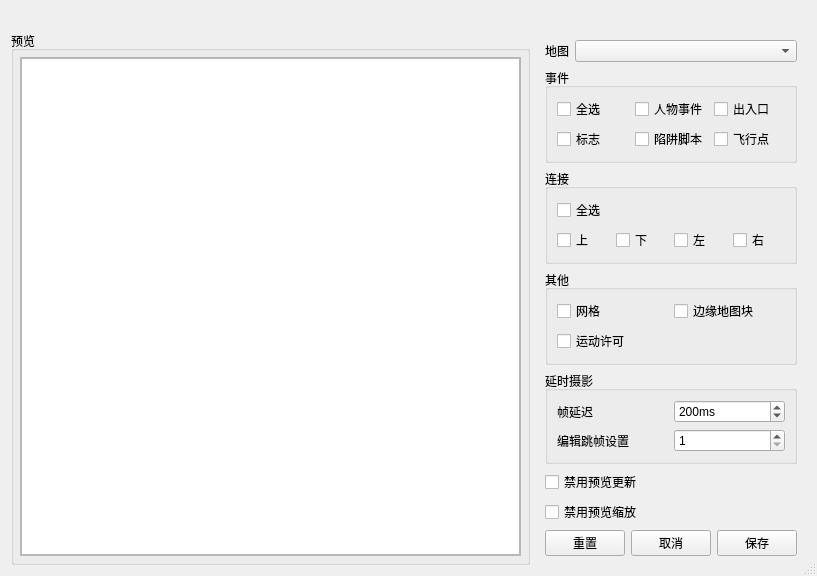
<?xml version="1.0" encoding="UTF-8"?>
<ui version="4.0">
 <class>MapImageExporter</class>
 <widget class="QDialog" name="MapImageExporter">
  <property name="geometry">
   <rect>
    <x>0</x>
    <y>0</y>
    <width>817</width>
    <height>556</height>
   </rect>
  </property>
  <property name="windowTitle">
   <string>导出地图图像</string>
  </property>
  <property name="sizeGripEnabled">
   <bool>true</bool>
  </property>
  <layout class="QGridLayout" name="gridLayout_4" columnstretch="2,1">
   <item row="1" column="1">
    <widget class="QFrame" name="frame_Options">
     <property name="sizePolicy">
      <sizepolicy hsizetype="Maximum" vsizetype="Preferred">
       <horstretch>0</horstretch>
       <verstretch>0</verstretch>
      </sizepolicy>
     </property>
     <property name="focusPolicy">
      <enum>Qt::FocusPolicy::ClickFocus</enum>
     </property>
     <layout class="QVBoxLayout" name="verticalLayout_Options">
      <item>
       <layout class="QFormLayout" name="formLayout">
        <item row="0" column="0">
         <widget class="QLabel" name="label_MapSelection">
          <property name="text">
           <string>地图</string>
          </property>
         </widget>
        </item>
        <item row="0" column="1">
         <widget class="NoScrollComboBox" name="comboBox_MapSelection">
          <property name="insertPolicy">
           <enum>QComboBox::InsertPolicy::NoInsert</enum>
          </property>
          <property name="sizeAdjustPolicy">
           <enum>QComboBox::SizeAdjustPolicy::AdjustToContents</enum>
          </property>
         </widget>
        </item>
       </layout>
      </item>
      <item>
       <widget class="QGroupBox" name="groupBox_Events">
        <property name="title">
         <string>事件</string>
        </property>
        <layout class="QGridLayout" name="gridLayout_2">
         <item row="0" column="0">
          <layout class="QGridLayout" name="gridLayout_Event_Options">
           <item row="1" column="1">
            <widget class="QCheckBox" name="checkBox_Triggers">
             <property name="text">
              <string>陷阱脚本</string>
             </property>
            </widget>
           </item>
           <item row="0" column="1">
            <widget class="QCheckBox" name="checkBox_Objects">
             <property name="text">
              <string>人物事件</string>
             </property>
            </widget>
           </item>
           <item row="1" column="2">
            <widget class="QCheckBox" name="checkBox_HealLocations">
             <property name="text">
              <string>飞行点</string>
             </property>
            </widget>
           </item>
           <item row="0" column="2">
            <widget class="QCheckBox" name="checkBox_Warps">
             <property name="text">
              <string>出入口</string>
             </property>
            </widget>
           </item>
           <item row="0" column="0">
            <widget class="QCheckBox" name="checkBox_AllEvents">
             <property name="text">
              <string>全选</string>
             </property>
            </widget>
           </item>
           <item row="1" column="0">
            <widget class="QCheckBox" name="checkBox_BGs">
             <property name="text">
              <string>标志</string>
             </property>
            </widget>
           </item>
          </layout>
         </item>
        </layout>
       </widget>
      </item>
      <item>
       <widget class="QGroupBox" name="groupBox_Connections">
        <property name="title">
         <string>连接</string>
        </property>
        <layout class="QGridLayout" name="gridLayout_3">
         <item row="0" column="0">
          <layout class="QGridLayout" name="gridLayout_Connection_Options">
           <item row="1" column="2">
            <widget class="QCheckBox" name="checkBox_ConnectionLeft">
             <property name="text">
              <string>左</string>
             </property>
            </widget>
           </item>
           <item row="1" column="0">
            <widget class="QCheckBox" name="checkBox_ConnectionUp">
             <property name="text">
              <string>上</string>
             </property>
            </widget>
           </item>
           <item row="1" column="3">
            <widget class="QCheckBox" name="checkBox_ConnectionRight">
             <property name="text">
              <string>右</string>
             </property>
            </widget>
           </item>
           <item row="1" column="1">
            <widget class="QCheckBox" name="checkBox_ConnectionDown">
             <property name="text">
              <string>下</string>
             </property>
            </widget>
           </item>
           <item row="0" column="0">
            <widget class="QCheckBox" name="checkBox_AllConnections">
             <property name="text">
              <string>全选</string>
             </property>
            </widget>
           </item>
          </layout>
         </item>
        </layout>
       </widget>
      </item>
      <item>
       <widget class="QGroupBox" name="groupBox_Misc">
        <property name="title">
         <string>其他</string>
        </property>
        <layout class="QGridLayout" name="gridLayout_5">
         <item row="0" column="0">
          <layout class="QGridLayout" name="gridLayout_Misc_Options">
           <item row="0" column="0">
            <widget class="QCheckBox" name="checkBox_Grid">
             <property name="text">
              <string>网格</string>
             </property>
            </widget>
           </item>
           <item row="1" column="0">
            <widget class="QCheckBox" name="checkBox_Collision">
             <property name="text">
              <string>运动许可</string>
             </property>
            </widget>
           </item>
           <item row="0" column="1">
            <widget class="QCheckBox" name="checkBox_Border">
             <property name="text">
              <string>边缘地图块</string>
             </property>
            </widget>
           </item>
          </layout>
         </item>
        </layout>
       </widget>
      </item>
      <item>
       <widget class="QGroupBox" name="groupBox_Timelapse">
        <property name="title">
         <string>延时摄影</string>
        </property>
        <layout class="QGridLayout" name="gridLayout_7">
         <item row="2" column="1">
          <widget class="NoScrollSpinBox" name="spinBox_TimelapseDelay">
           <property name="focusPolicy">
            <enum>Qt::FocusPolicy::StrongFocus</enum>
           </property>
           <property name="specialValueText">
            <string/>
           </property>
           <property name="suffix">
            <string>ms</string>
           </property>
           <property name="minimum">
            <number>1</number>
           </property>
           <property name="maximum">
            <number>2000</number>
           </property>
           <property name="value">
            <number>200</number>
           </property>
          </widget>
         </item>
         <item row="2" column="0">
          <widget class="QLabel" name="label">
           <property name="text">
            <string>帧延迟</string>
           </property>
          </widget>
         </item>
         <item row="3" column="1">
          <widget class="NoScrollSpinBox" name="spinBox_FrameSkip">
           <property name="focusPolicy">
            <enum>Qt::FocusPolicy::StrongFocus</enum>
           </property>
           <property name="suffix">
            <string/>
           </property>
           <property name="minimum">
            <number>1</number>
           </property>
           <property name="maximum">
            <number>999</number>
           </property>
          </widget>
         </item>
         <item row="3" column="0">
          <widget class="QLabel" name="label_3">
           <property name="text">
            <string>编辑跳帧设置</string>
           </property>
          </widget>
         </item>
        </layout>
       </widget>
      </item>
      <item>
       <spacer name="verticalSpacer">
        <property name="orientation">
         <enum>Qt::Orientation::Vertical</enum>
        </property>
        <property name="sizeHint" stdset="0">
         <size>
          <width>20</width>
          <height>40</height>
         </size>
        </property>
       </spacer>
      </item>
      <item>
       <widget class="QCheckBox" name="checkBox_DisablePreviewUpdates">
        <property name="toolTip">
         <string>&lt;html&gt;&lt;head/&gt;&lt;body&gt;&lt;p&gt;如果勾选，更改设置时预览窗口中的图像将不会实时更新。此设置不会影响最终导出的文件。&lt;/p&gt;&lt;/body&gt;&lt;/html&gt;</string>
        </property>
        <property name="text">
         <string>禁用预览更新</string>
        </property>
       </widget>
      </item>
      <item>
       <widget class="QCheckBox" name="checkBox_DisablePreviewScaling">
        <property name="toolTip">
         <string>&lt;html&gt;&lt;head/&gt;&lt;body&gt;&lt;p&gt;如果勾选，预览窗口中显示的图像将不会自动缩放以适应可用空间。图像的宽高比永远不会改变。此设置不会影响最终导出的文件。&lt;/p&gt;&lt;/body&gt;&lt;/html&gt;</string>
        </property>
        <property name="text">
         <string>禁用预览缩放</string>
        </property>
       </widget>
      </item>
      <item>
       <layout class="QHBoxLayout" name="horizontalLayout_2">
        <item>
         <widget class="QPushButton" name="pushButton_Reset">
          <property name="text">
           <string>重置</string>
          </property>
          <property name="autoDefault">
           <bool>false</bool>
          </property>
         </widget>
        </item>
        <item>
         <spacer name="horizontalSpacer">
          <property name="orientation">
           <enum>Qt::Orientation::Horizontal</enum>
          </property>
          <property name="sizeHint" stdset="0">
           <size>
            <width>40</width>
            <height>20</height>
           </size>
          </property>
         </spacer>
        </item>
        <item>
         <widget class="QPushButton" name="pushButton_Cancel">
          <property name="text">
           <string>取消</string>
          </property>
          <property name="autoDefault">
           <bool>false</bool>
          </property>
         </widget>
        </item>
        <item>
         <widget class="QPushButton" name="pushButton_Save">
          <property name="text">
           <string>保存</string>
          </property>
          <property name="autoDefault">
           <bool>false</bool>
          </property>
         </widget>
        </item>
       </layout>
      </item>
     </layout>
    </widget>
   </item>
   <item row="1" column="0">
    <widget class="QGroupBox" name="groupBox_Preview">
     <property name="sizePolicy">
      <sizepolicy hsizetype="MinimumExpanding" vsizetype="Preferred">
       <horstretch>0</horstretch>
       <verstretch>0</verstretch>
      </sizepolicy>
     </property>
     <property name="title">
      <string>预览</string>
     </property>
     <layout class="QGridLayout" name="gridLayout_6">
      <property name="leftMargin">
       <number>6</number>
      </property>
      <property name="topMargin">
       <number>6</number>
      </property>
      <property name="rightMargin">
       <number>6</number>
      </property>
      <property name="bottomMargin">
       <number>6</number>
      </property>
      <item row="0" column="0">
       <widget class="QScrollArea" name="scrollArea_Preview">
        <property name="sizeAdjustPolicy">
         <enum>QAbstractScrollArea::SizeAdjustPolicy::AdjustToContents</enum>
        </property>
        <property name="widgetResizable">
         <bool>true</bool>
        </property>
        <property name="alignment">
         <set>Qt::AlignmentFlag::AlignCenter</set>
        </property>
        <widget class="QWidget" name="scrollAreaWidgetContents">
         <property name="geometry">
          <rect>
           <x>0</x>
           <y>0</y>
           <width>469</width>
           <height>485</height>
          </rect>
         </property>
         <layout class="QGridLayout" name="gridLayout">
          <property name="leftMargin">
           <number>0</number>
          </property>
          <property name="topMargin">
           <number>0</number>
          </property>
          <property name="rightMargin">
           <number>0</number>
          </property>
          <property name="bottomMargin">
           <number>0</number>
          </property>
          <item row="2" column="3">
           <widget class="QGraphicsView" name="graphicsView_Preview">
            <property name="sizePolicy">
             <sizepolicy hsizetype="Expanding" vsizetype="Expanding">
              <horstretch>0</horstretch>
              <verstretch>0</verstretch>
             </sizepolicy>
            </property>
            <property name="mouseTracking">
             <bool>false</bool>
            </property>
            <property name="autoFillBackground">
             <bool>false</bool>
            </property>
            <property name="sizeAdjustPolicy">
             <enum>QAbstractScrollArea::SizeAdjustPolicy::AdjustIgnored</enum>
            </property>
            <property name="dragMode">
             <enum>QGraphicsView::DragMode::NoDrag</enum>
            </property>
           </widget>
          </item>
         </layout>
        </widget>
       </widget>
      </item>
     </layout>
    </widget>
   </item>
   <item row="0" column="0" colspan="2">
    <widget class="QLabel" name="label_Description">
     <property name="text">
      <string/>
     </property>
     <property name="alignment">
      <set>Qt::AlignmentFlag::AlignCenter</set>
     </property>
     <property name="wordWrap">
      <bool>true</bool>
     </property>
    </widget>
   </item>
  </layout>
 </widget>
 <customwidgets>
  <customwidget>
   <class>NoScrollComboBox</class>
   <extends>QComboBox</extends>
   <header>noscrollcombobox.h</header>
  </customwidget>
  <customwidget>
   <class>NoScrollSpinBox</class>
   <extends>QSpinBox</extends>
   <header>noscrollspinbox.h</header>
  </customwidget>
 </customwidgets>
 <resources/>
 <connections/>
</ui>
